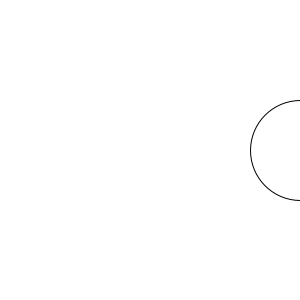
Frame 1 (no input)
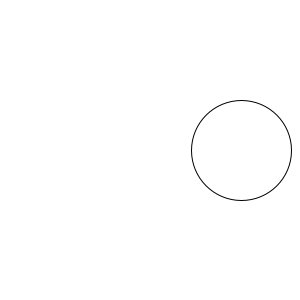
Frame 60 (the mouse pressed at the canvas centre just before this capture)
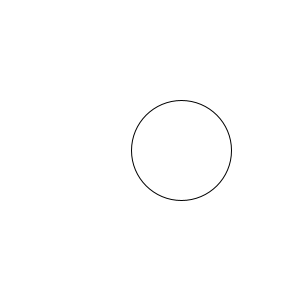
Frame 120 (the mouse held since frame 60 and released just before this capture)

The Processing sketch that drew these frames (run headless with seeded random() and noise(); from frame 60 on, the mouse is pressed at the canvas centre):

// Processing sketch: Animation_practice_2
// ── Animation_practice_2.pde
int x = 300;
void setup() {
  size(300, 300);
}

void draw() {
  background(255);
  circle(x, 150, 100);
  x = x - 1;
  if(x < -50) {
    x = 350;
  }
}
